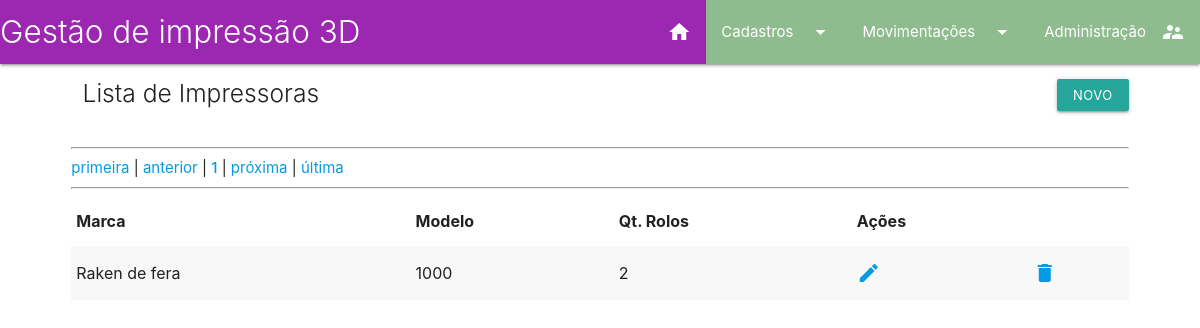
Screenshot of /lista_impressoras.php with the database file from the repository.
### tables this page shows
CREATE TABLE `tb_impressoras` (
  `id` int(11) NOT NULL,
  `marca` varchar(250) DEFAULT NULL,
  `modelo` varchar(250) DEFAULT NULL,
  `qtrolos` int(11) NOT NULL,
  `ocupada` varchar(3) NOT NULL,
  `operador` int(11) DEFAULT NULL,
  `datatual` date DEFAULT NULL
);

### banco_de_dados/readimpres.php (the view, shortened to what this page needs)
<?php
include_once 'conexao.php';
$quantidade = 7;
$pagina     = (isset($_GET['pagina'])) ? (int)$_GET['pagina'] : 1;
$inicio     = ($quantidade * $pagina) - $quantidade;
$querySelect = $link->query("select id, marca, modelo,qtrolos from tb_impressoras ORDER by marca  LIMIT $inicio, $quantidade");
while ($registros = $querySelect->fetch_assoc()):
    $id = $registros['id'];
    $marca = $registros['marca'];
    $modelo = $registros['modelo'];
    $qtrolos = $registros['qtrolos'];
    echo "<tr>";
    echo "<td>$marca</td>";
    echo "<td>$modelo</td>";
    echo "<td>$qtrolos</td>";
    echo "<td><a href='editarimpres.php?id=$id'><i class='material-icons'>edit</i></td>";
    echo "<td><a href='../banco_de_dados/deleteimpres.php?id=";
    echo $id."&tabela=tb_impressoras&retorno=lista_impressoras.php' " ;
    echo ' OnClick="javascript:return confirm(\'Deseja mesmo excluir a impressora \n marca: '.$marca . ' \n modelo: ' . $modelo . ' ?\');">';
    echo "<i class='material-icons'>delete</i>";
	echo  "</td></tr>";
endwhile;
include_once 'paginacao.php';
 ?>

### rows the page displays
tb_impressoras: marca "Raken de fera", modelo "1000", qtrolos "2"

### other values shown
$pagina "1"
